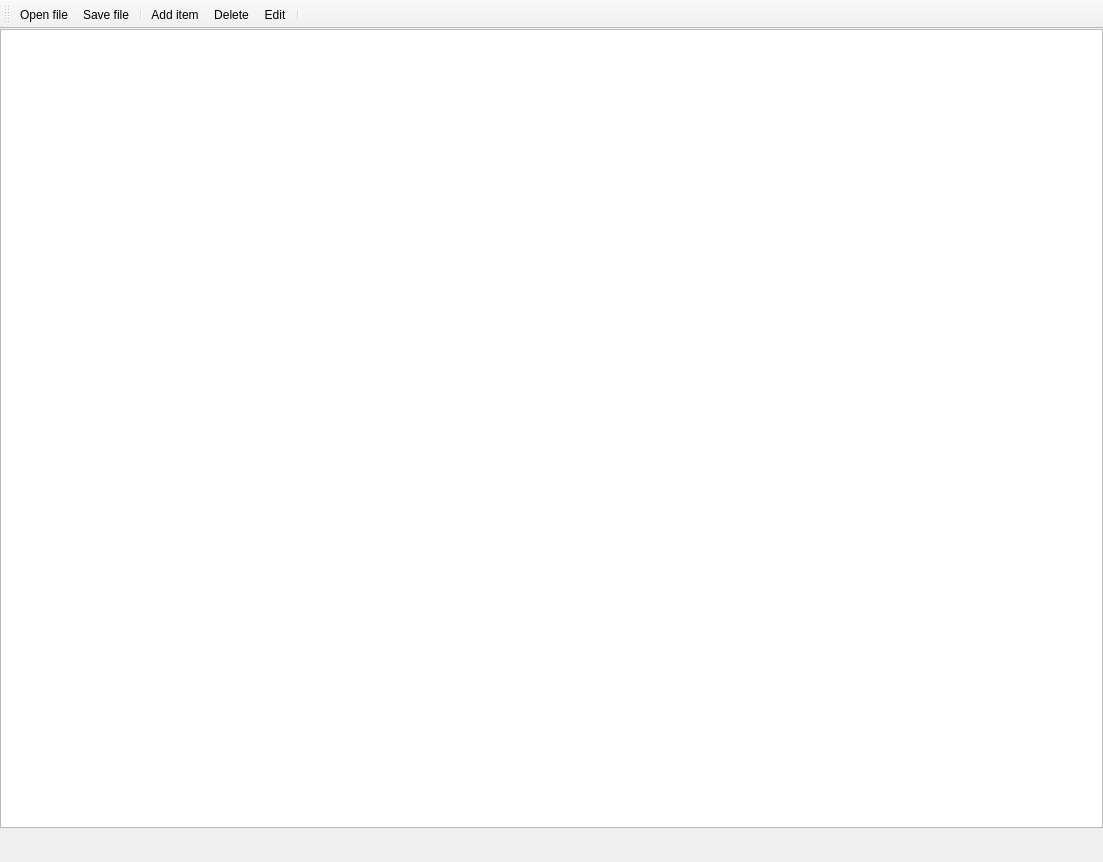
<?xml version="1.0" encoding="UTF-8"?>
<ui version="4.0">
 <class>MainWindow</class>
 <widget class="QMainWindow" name="MainWindow">
  <property name="geometry">
   <rect>
    <x>0</x>
    <y>0</y>
    <width>1103</width>
    <height>862</height>
   </rect>
  </property>
  <property name="windowTitle">
   <string>MainWindow</string>
  </property>
  <widget class="QWidget" name="centralWidget">
   <widget class="QTableView" name="tableView">
    <property name="geometry">
     <rect>
      <x>0</x>
      <y>0</y>
      <width>1103</width>
      <height>799</height>
     </rect>
    </property>
   </widget>
  </widget>
  <widget class="QMenuBar" name="menuBar">
   <property name="geometry">
    <rect>
     <x>0</x>
     <y>0</y>
     <width>1103</width>
     <height>24</height>
    </rect>
   </property>
  </widget>
  <widget class="QToolBar" name="toolBar">
   <property name="windowTitle">
    <string>toolBar</string>
   </property>
   <attribute name="toolBarArea">
    <enum>TopToolBarArea</enum>
   </attribute>
   <attribute name="toolBarBreak">
    <bool>false</bool>
   </attribute>
   <addaction name="actionOpen_file"/>
   <addaction name="actionSave_file"/>
   <addaction name="separator"/>
   <addaction name="actionAdd"/>
   <addaction name="actionDelete"/>
   <addaction name="actionEdit"/>
   <addaction name="separator"/>
  </widget>
  <action name="actionAdd">
   <property name="icon">
    <iconset resource="../res.qrc">
     <normaloff>:/res/add.svg</normaloff>:/res/add.svg</iconset>
   </property>
   <property name="text">
    <string>Add item</string>
   </property>
   <property name="toolTip">
    <string>Add item</string>
   </property>
  </action>
  <action name="actionDelete">
   <property name="icon">
    <iconset resource="../res.qrc">
     <normaloff>:/res/remove.svg</normaloff>:/res/remove.svg</iconset>
   </property>
   <property name="text">
    <string>Delete</string>
   </property>
   <property name="toolTip">
    <string>Delete</string>
   </property>
  </action>
  <action name="actionEdit">
   <property name="icon">
    <iconset resource="../res.qrc">
     <normaloff>:/res/edit.png</normaloff>:/res/edit.png</iconset>
   </property>
   <property name="text">
    <string>Edit</string>
   </property>
   <property name="toolTip">
    <string>Edit</string>
   </property>
  </action>
  <action name="actionOpen_file">
   <property name="icon">
    <iconset resource="../res.qrc">
     <normaloff>:/res/openfile.png</normaloff>:/res/openfile.png</iconset>
   </property>
   <property name="text">
    <string>Open file</string>
   </property>
   <property name="toolTip">
    <string>Open file</string>
   </property>
  </action>
  <action name="actionSave_file">
   <property name="icon">
    <iconset resource="../res.qrc">
     <normaloff>:/res/savefile.png</normaloff>:/res/savefile.png</iconset>
   </property>
   <property name="text">
    <string>Save file</string>
   </property>
   <property name="toolTip">
    <string>Save file</string>
   </property>
  </action>
 </widget>
 <layoutdefault spacing="6" margin="11"/>
 <resources>
  <include location="../res.qrc"/>
 </resources>
 <connections/>
</ui>
